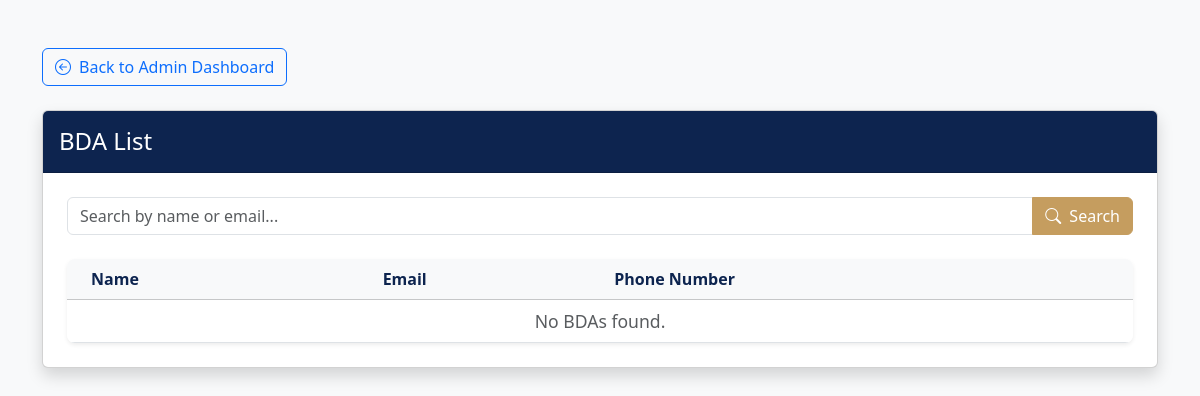
Page /viewBDAs/ (signed in) on the earlier database version.
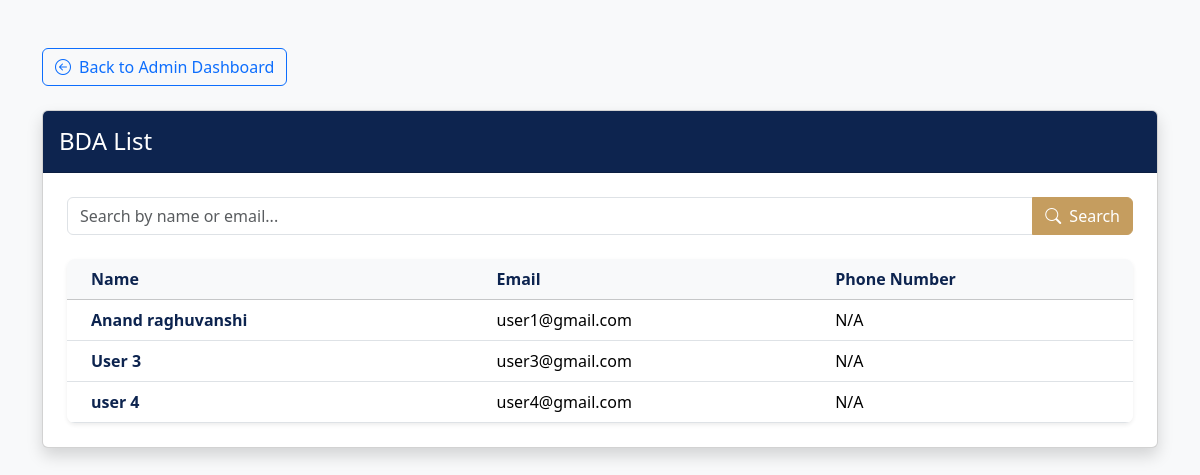
Same page on the later database version.
### salesmanPanel/models.py (models this page shows, shortened)
class CustomUser(AbstractUser):
    phone = models.CharField(max_length=15)
    address = models.TextField(blank=True)
    region = models.CharField(max_length=100)
    is_approved = models.BooleanField(default=False)

### salesmanPanel/views.py (the view)
# urls.py: path('viewBDAs/', views.viewBDAs, name='viewBDAs'),
def viewBDAs(request):
    if not request.user.is_superuser:
        return redirect('salesmanDashboard')
    search_query = request.GET.get('q', None)
    bda_queryset = CustomUser.objects.filter(
        is_superuser=False,
        is_approved=True
    )
    if search_query:
        bda_queryset = bda_queryset.filter(
            Q(first_name__icontains=search_query) |
            Q(last_name__icontains=search_query) |
            Q(email__icontains=search_query)
        )
    bda_data = bda_queryset.order_by('first_name')
    context = {
        'bda_list': bda_data,
        'page_title': 'BDA Management',
        'search_query': search_query,  # ✅ Pass the query back to the template
    }
    return render(request, 'salesmanPortal/viewBDAs.html', context)

### templates/salesmanPortal/viewBDAs.html (shortened to what this page needs)
<!DOCTYPE html>
<html lang="en">
<head>
    <link href="https://cdn.jsdelivr.net/npm/bootstrap@5.3.3/dist/css/bootstrap.min.css" rel="stylesheet">
    <link rel="stylesheet" href="https://cdn.jsdelivr.net/npm/bootstrap-icons@1.11.3/font/bootstrap-icons.min.css">
</head>
<body>
    <div class="main-container">
        <div class="container py-5">
            <div class="mb-4">
                <a href="{% url 'viewCategory' %}" class="btn btn-outline-primary">
                    <i class="bi bi-arrow-left-circle me-2"></i>Back to Admin Dashboard
                </a>
            </div>
            <div class="card shadow">
                <div class="card-header bg-custom-theme py-3">
                    <div class="d-flex justify-content-between align-items-center">
                        <h1 class="h4 mb-0">BDA List</h1>
                    </div>
                </div>
                <div class="card-body p-4">
                    <form method="GET" action="{% url 'viewBDAs' %}" class="search-form">
                        <div class="input-group">
                            <input type="text"
                                   name="q"
                                   class="form-control"
                                   placeholder="Search by name or email..."
                                   value="{{ search_query|default:'' }}">
                            <button class="btn btn-custom-gold" type="submit">
                                <i class="bi bi-search me-2"></i>Search
                            </button>
                        </div>
                    </form>
                    <div class="table-container">
                        <div class="table-responsive">
                            <table class="table table-hover align-middle mb-0">
                                <thead class="table-light">
                                    <tr>
                                        <th class="ps-4">Name</th>
                                        <th>Email</th>
                                        <th>Phone Number</th>
                                    </tr>
                                </thead>
                                <tbody>
                                    {% for bda in bda_list %}
                                    <tr class="clickable-row" data-href="{% url 'viewSalesman' bda.email %}">
                                        <td class="fw-bold ps-4">
                                            <a href="{% url 'viewSalesman' bda.email %}">
                                                {{ bda.first_name }} {{ bda.last_name }}
                                            </a>
                                        </td>
                                        <td>{{ bda.email }}</td>
                                        <td>{{ bda.phone_number|default:"N/A" }}</td>
                                    </tr>
                                    {% empty %}
                                    <tr>
                                        <td colspan="3" class="text-center text-muted empty-message">
                                            {% if search_query %}
                                                No BDAs found for "{{ search_query }}".
                                            {% else %}
                                                No BDAs found.
                                            {% endif %}
                                        </td>
                                    </tr>
                                    {% endfor %}
                                </tbody>
                            </table>
                        </div>
                    </div>
                </div>
            </div>
        </div>
    </div>
</body>
</html>

Differences in the rows shown:
added CustomUser: first_name "Anand", last_name "raghuvanshi", email "user1@gmail.com", phone_number "N/A"
added CustomUser: first_name "User", last_name "3", email "user3@gmail.com", phone_number "N/A"
added CustomUser: first_name "user", last_name "4", email "user4@gmail.com", phone_number "N/A"
Other differences:
text no longer shown: "No BDAs found."
